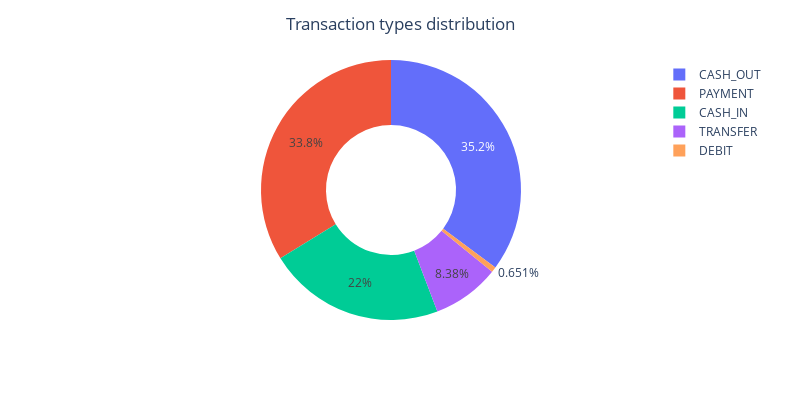

Here is the notebook cell this chart was saved with:
### Markdown cell above
#### **Data distribution Visualization**

### Code cell
data_type = data['type'].value_counts()
labels = data_type.index

fig = px.pie(data, values = data_type, names = labels, hole = 0.5)
fig.update_layout(title = "Transaction types distribution", title_x = 0.5, height = 400, width = 800)
fig.show()

### Figure 1 — Plotly figure (JSON) as saved in the notebook; plotly's stock layout.template omitted (floating-point values rounded to 4 significant figures)
{"data": [{"domain": {"x": [0, 1], "y": [0, 1]}, "hole": 0.5, "hovertemplate": "label=%{label}<br>value=%{value}<extra></extra>", "labels": ["CASH_OUT", "PAYMENT", "CASH_IN", "TRANSFER", "DEBIT"], "legendgroup": "", "name": "", "showlegend": true, "type": "pie", "values": [2237500, 2151495, 1399284, 532909, 41432]}], "layout": {"height": 400, "legend": {"tracegroupgap": 0}, "margin": {"t": 60}, "title": {"text": "Transaction types distribution", "x": 0.5}, "width": 800}}
